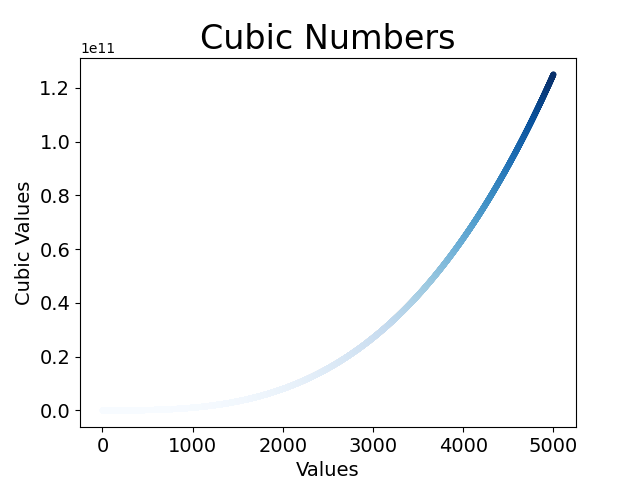

Recreate this plot in Python.
import matplotlib.pyplot as plt

x_values = range(1, 5001)
y_values = ([x ** 3 for x in x_values])

plt.style.use("seaborn")
fig, ax = plt.subplots()
ax.scatter(x_values, y_values, c = y_values, cmap = plt.cm.Blues, s = 10)

ax.set_title("Cubic Numbers", fontsize = 24)
ax.set_xlabel("Values", fontsize = 14)
ax.set_ylabel("Cubic Values", fontsize = 14)
ax.tick_params(axis = "both", labelsize = 14, grid_color = "pink")

plt.savefig("cubic_numbers.png")